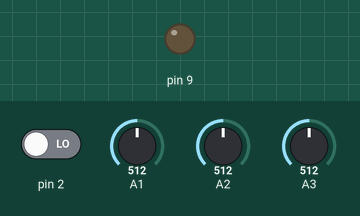
Recording of a sketch running on a simulated Arduino Uno, built with avr-gcc and run on an emulated ATmega328P. Parts: output pins drawn as LEDs (lit = HIGH). Inputs (shaded band) come from the test bench; at power-on: A3 = 512, A1 = 512, pin 2 LOW, A2 = 512. Pins used as bus, display or sensor lines are not drawn.

Above: at 1.2 s.
1.3 s: A3 set to 372
3.2 s: A3 set to 352
6.2 s: A1 set to 360
At 6.41 s:
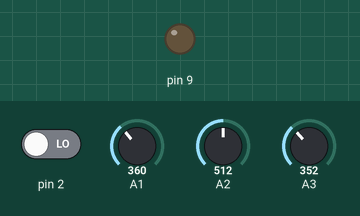
9.2 s: A1 set to 345
10.9 s: A1 set to 511
At 11.3 s:
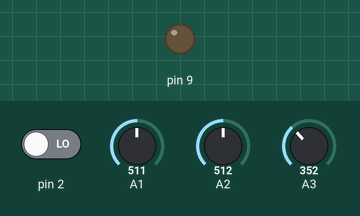
13.9 s: A1 set to 122
At 15.7 s:
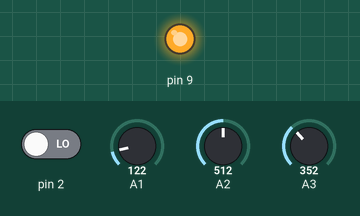
Timing chart, 0 to 16.4 s (numbered marks = the images above; inputs shaded):
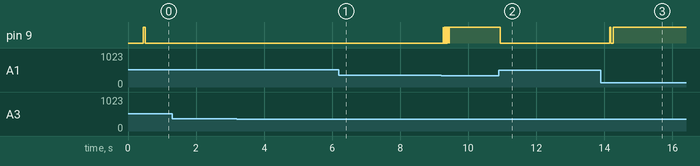

The sketch:

paulus.ino
```cpp
/*
 * Arduino
 * hot wire junction
 * created by agung nursyeha
 */

#include "i2c.h"
#include "compass_gy26.h"
#include "math.h"
#include "stdio.h"
#include "stdlib.h"
#include "i2c_lcd.h"


unsigned int adc_a,adc_a1;
unsigned int adc_b,adc_b1;
unsigned int adc_c,adc_c1;
unsigned int adc_d;
unsigned int mav_a[20],mav_b[20],mav_c[20];
float vel_a;
float vel_b;
float vel_c;
float magnitude_velocity;

int encoder,encoder_temp;
int baca_kompas,sudut,sudut_aktual;
int magnitude_eror,magnitude_eror1,eror,eror_bandingan;

boolean rotation_status; //1 counter clockwise, 0 clockwise
boolean encoderB_state;

#define temperature 0x00 //kanal 0
#define sensorA 0x01 //kanal 2
#define sensorB 0x02 //kanal 3
#define sensorC 0x03 //kanal 1

char buff[64];

unsigned int a[4],b[4],c[4];
unsigned long fuzzy_map[64];
int angle_rule[64]= {0,0,0,0,135,90,45,23,135,113,90,68,135,120,113,90
                    ,225,315,315,328,180,0,338,348,158,135,45,105,135,125,90,45
                    ,225,235,315,280,190,255,315,305,180,180,0,15,170,190,225,45
                    ,225,235,250,270,205,255,245,270,190,210,255,270,180,200,205,0};

int cek_bit_on_register(int nama_register, int lokasi){
  int val;
  val= nama_register >> lokasi;
  val= val & 1;
  return val;
}

int adc_val(uint8_t kanal){
  int val= 0;
  //ambil nilai ADC data register
  ADMUX = kanal; //kanal yang dilihat
  ADMUX |= (1<<REFS0); //tegangan referensi dari VREF
  ADCSRA |= (1<<ADEN)|(1<<ADPS0)|(1<<ADPS1)|(1<<ADPS2); //ADC ENABLE, PRESCALER 128
  while(!cek_bit_on_register(ADCSRA, 4)){
    while(!cek_bit_on_register(ADCSRA, 6)){
      ADCSRA |= (1<<ADSC); //start conversion
    }
  }

  //pindah ADCL dan ADCH ke val
  val= ADCL+(ADCH<< 8);
  ADCSRA &= 0x10; //clear flag dan disable adc
  return val;
}

 float velocity(int val){
  float temp=0;
  float alo[4]= {3.69*pow(10,-2),1.1*pow(10,-3),-4.96*pow(10,-5),2.14*pow(10,-6)};
  int xalo[4]= {307,380,390,403};
  int i= 0;
  while(i<4){
    int j= 0;
    int k= 1;
    while(j<k){
      alo[i]= alo[i]*(val-xalo[j]);
      j++;
    }
    temp= temp+alo[i];
    k++;
    i++;
  }
  return temp;
}

float resultan(int val_a,int val_b,int val_c){
  float temp,vA,vB,vC;
  vA= velocity(val_a);
  vB= velocity(val_b);
  vC= velocity(val_c);

  temp= sqrt(pow(vA,2)+pow(vB,2)+pow(vC,2));
  return temp;
}

//rule fuzzification function
int fs_segitiga(int val,int low_bound,int middle,int up_bound){
  if ((val>= low_bound)&&(val<=middle))  {
    return ((val-low_bound)*100)/(middle-low_bound);
  }
  else if ((val> middle)&&(val<= up_bound))  {
    return ((up_bound-val)*100)/(up_bound-middle);
  }
  else  {
    return 0;
  }
}

int fs_trapesium1(int val,int low_bound,int l_triangle,int up_bound){
  if ((val>up_bound)&&(val<=l_triangle))  {
    return ((l_triangle-val)*100)/(l_triangle-up_bound);
  }
  else if ((val>= low_bound)&(val<=up_bound))  {
    return 100;
  }
  else  {
    return 0;
  }
}

int fs_trapesium2(int val,int low_bound,int l_triangle,int up_bound){
  if((val>= l_triangle)&&(val<=low_bound))  {
    return ((val-l_triangle)*100)/(low_bound-l_triangle);
  }
  else if((val> low_bound)&&(val<=up_bound))  {
    return 100;
  }
  else  {
    return 0;
  }
}

int centroid(){
  int i=0;
  unsigned int miu=0;
  unsigned int mius=0;
  while(i<64){
    mius=mius+(fuzzy_map[i]*angle_rule[i]);
    miu=miu+fuzzy_map[i];
    i=i+1;
  }
  return (mius/miu);
}

void timer2_init(){
  //inisialisasi timer normal
  TCCR2B= TCCR2B|(1<<CS20)|(1<<CS21)|(1<<CS22); //normal mode timer prescaler 1024
  TIMSK2= TIMSK2|(1<<TOIE2); //timer interupt overflow enable
}

void timer1_init(){
  TCCR1A= 0xA3; //phase correct 10 bit PWM pada pin OCR1A dan OCR1B
  TCCR1B= 0x04; //no prescaler
}

void interupt_init(){
  EICRA= EICRA|(1<<ISC00)|(1<<ISC01); //external interupsi
  EIMSK= EIMSK|(1<<INT0);
}

void fuzzifikasi(){
  //sensor A
  a[0]=fs_trapesium1(adc_a,0,309,320);
  a[1]=fs_segitiga(adc_a,309,320,342);
  a[2]=fs_segitiga(adc_a,320,342,360);
  a[3]=fs_trapesium2(adc_a,342,360,1024);
  //sensor B
  b[0]=fs_trapesium1(adc_b,0,309,320);
  b[1]=fs_segitiga(adc_b,309,320,342);
  b[2]=fs_segitiga(adc_b,320,342,360);
  b[3]=fs_trapesium2(adc_b,342,360,1023);
  //sensor C
  c[0]=fs_trapesium1(adc_c,0,309,320);
  c[1]=fs_segitiga(adc_c,309,320,342);
  c[2]=fs_segitiga(adc_c,320,342,360);
  c[3]=fs_trapesium2(adc_c,342,360,1023);
}

void mamdani(){
  fuzzifikasi();
  int i=0;
  int l=0;
  while(i<4){
    int j=0;
    while(j<4){
      int k=0;
      while(k<4){
        fuzzy_map[l]=0;
        if ((a[k]!=0)&&(b[j]!=0)&&(c[i]!=0)){
          if(a[k]<b[j]){
            fuzzy_map[l]= a[k];
            if(c[i]<fuzzy_map[l]){
              fuzzy_map[l]= c[i];
            }
          }
          else{
            fuzzy_map[l]= b[j];
            if(c[i]<fuzzy_map[l]){
              fuzzy_map[l]= c[i];
            }
          }
        }
        l=l+1;
        k=k+1;
      }
      j=j+1;
    }
    i=i+1;
  }
  sudut= (centroid());
  //OCR1A=1023;
  pid_controller(8,0.9,0.4);
}

void pid_controller(double kp,double ki,double kd){
  //controller PID untuk motor DC
  eror= (360+sudut-sudut_aktual)%360;
  eror_bandingan= abs(360+sudut_aktual-sudut)%360;
  int pid=0;

  if(eror<eror_bandingan){
    pid=(kp*eror)+(ki*(eror+magnitude_eror))+(kd*(eror-magnitude_eror));
    searah(pid);
    magnitude_eror=eror;
  }
  else{
    pid=(kp*eror_bandingan)+(ki*(eror+magnitude_eror))+(kd*(eror-magnitude_eror));
    berlawanan_arah(pid);
    magnitude_eror=eror_bandingan;
  }
}

void searah(int val){
  rotation_status= HIGH;
  OCR1B=0;
  PORTD= 0x40;
  if (val<= 1023){
    OCR1A= val;
  }
  else{
    OCR1A= 1023;
  }
}

void berlawanan_arah(int val){
  rotation_status= LOW;
  OCR1A=0;
  PORTD=0x20;
  if (val<=1023){
    OCR1B= val;
  }
  else{
    OCR1B= 1023;
  }
}

ISR(TIMER2_OVF_vect){
  adc_a1= adc_val(sensorA);//analogRead(sensorA);
  adc_b1= adc_val(sensorB);//analogRead(sensorB);
  adc_c1= adc_val(sensorC);//analogRead(sensorC);

//MAV
  //SensorA
  mav_a[0]=adc_a1;
  adc_a=0;
  int i=0;
  while(i<20){
    adc_a=adc_a+mav_a[i];
    i++;
  }
  adc_a=adc_a/20;
  mav_a[20]=mav_a[19];
  mav_a[19]=mav_a[18];
  mav_a[18]=mav_a[17];
  mav_a[17]=mav_a[16];
  mav_a[16]=mav_a[15];
  mav_a[15]=mav_a[14];
  mav_a[14]=mav_a[13];
  mav_a[13]=mav_a[12];
  mav_a[12]=mav_a[11];
  mav_a[11]=mav_a[10];
  mav_a[10]=mav_a[9];
  mav_a[9]=mav_a[8];
  mav_a[8]=mav_a[7];
  mav_a[7]=mav_a[6];
  mav_a[6]=mav_a[5];
  mav_a[5]=mav_a[4];
  mav_a[4]=mav_a[3];
  mav_a[3]=mav_a[2];
  mav_a[2]=mav_a[1];
  mav_a[1]=mav_a[0];

  //SensorB
  mav_b[0]=adc_b1;
  adc_b=0;
  i=0;
  while(i<20){
    adc_b=adc_b+mav_b[i];
    i++;
  }
  adc_b=adc_b/20;
  mav_b[20]=mav_b[19];
  mav_b[19]=mav_b[18];
  mav_b[18]=mav_b[17];
  mav_b[17]=mav_b[16];
  mav_b[16]=mav_b[15];
  mav_b[15]=mav_b[14];
  mav_b[14]=mav_b[13];
  mav_b[13]=mav_b[12];
  mav_b[12]=mav_b[11];
  mav_b[11]=mav_b[10];
  mav_b[10]=mav_b[9];
  mav_b[9]=mav_b[8];
  mav_b[8]=mav_b[7];
  mav_b[7]=mav_b[6];
  mav_b[6]=mav_b[5];
  mav_b[5]=mav_b[4];
  mav_b[4]=mav_b[3];
  mav_b[3]=mav_b[2];
  mav_b[2]=mav_b[1];
  mav_b[1]=mav_b[0];

  //SensorC
  mav_c[0]=adc_c1;
  adc_c=0;
  i=0;
  while(i<20){
    adc_c=adc_c+mav_c[i];
    i++;
  }
  adc_c=adc_c/20;
  mav_c[20]=mav_c[19];
  mav_c[19]=mav_c[18];
  mav_c[18]=mav_c[17];
  mav_c[17]=mav_c[16];
  mav_c[16]=mav_c[15];
  mav_c[15]=mav_c[14];
  mav_c[14]=mav_c[13];
  mav_c[13]=mav_c[12];
  mav_c[12]=mav_c[11];
  mav_c[11]=mav_c[10];
  mav_c[10]=mav_c[9];
  mav_c[9]=mav_c[8];
  mav_c[8]=mav_c[7];
  mav_c[7]=mav_c[6];
  mav_c[6]=mav_c[5];
  mav_c[5]=mav_c[4];
  mav_c[4]=mav_c[3];
  mav_c[3]=mav_c[2];
  mav_c[2]=mav_c[1];
  mav_c[1]=mav_c[0];

  mamdani();
}

ISR(INT0_vect){
  if((PIND&0xC)== 12){
    encoder_temp--;
    if(encoder_temp%4==0){
      encoder--;
    }
  }
  if((PIND&0xC)== 4){
    encoder_temp++;
    if(encoder_temp%4==0){
      encoder++;
    }
  }
  sudut_aktual= abs(360+encoder)%360;
}

void setup(){
  //Port C sebagai input
  DDRC= 0x30;
  PORTC= 0x30;

  //Port B, pin 1 dan 2 sebagai output
  DDRB= 0x06;
  PORTB= 0x06;

  //Port D, pin
  DDRD= 0x00;
  PORTD= 0x00;

  encoder_temp=0;
  encoder=0;
  sudut_aktual=0;
  sudut=0;
  eror=0;

  magnitude_eror=0;
  magnitude_eror1=0;

  Serial.begin(9600);
  timer2_init();
  timer1_init();
  interupt_init();
  i2c_init(50);
  i2c_lcdInit();
}

void loop(){
  i2c_address(0xA0);
  delay(1);
  //i2c_lcdClear();
  //baca_kompas= get_angle_gy26()/10;

  //tampil sudut
  //i2c_lcdSetCursor(0,0);
  //i2c_lcdWriteStr("comp|wind_dir|degree");
  //i2c_lcdSetCursor(1,0);
  //sprintf(buff,"%3d%c|   %4d%c|%4d%c",baca_kompas,0xDF,abs(sudut+baca_kompas)%360,0xDF,abs(sudut_aktual+baca_kompas)%360,0xDF);
  //i2c_lcdWriteStr(buff);

  //tampil kecepatan
  //vel_a= velocity(adc_a);
  //vel_b= velocity(adc_b);
  //vel_c= velocity(adc_c);
  //magnitude_velocity= resultan(adc_a,adc_b,adc_c);

  //int va= vel_a*10;
  //int vb= vel_b*10;
  //int vc= vel_c*10;
  //int mgV= magnitude_velocity*10;

  //tampil kecepatan
  //i2c_lcdSetCursor(2,0);
  //i2c_lcdWriteStr("v_A |v_B |v_C |mag_v");
  //sprintf(buff,"%d|%d|%d",adc_a,adc_b,adc_c);
  //sprintf(buff,"%2d.%1d|%2d.%1d|%2d.%1d|%2d.%1d",va/10,abs(va%10),vb/10,abs(vb%10),vc/10,abs(vc%10),mgV/10,abs(mgV%10));
  //i2c_lcdSetCursor(3,0);
  //i2c_lcdWriteStr(buff);
  //delay(250);
}
```

Measured:
- after the input at 1.3 s, every drawn part: stays the same
- after the input at 6.2 s, pin 9: stays LOW (without the input it goes to HIGH after 3.0 s)
- after the input at 10.9 s, pin 9: HIGH → LOW after 0.05 s
- after the input at 13.9 s, pin 9: LOW → HIGH after 0.26 s instead of 2.5 s
